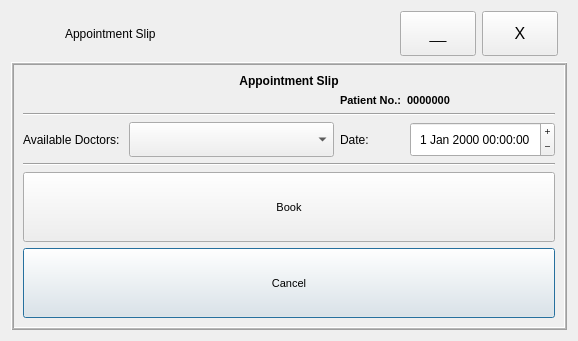
<?xml version="1.0" encoding="UTF-8"?>
<ui version="4.0">
 <class>ApptDialog</class>
 <widget class="QDialog" name="ApptDialog">
  <property name="windowModality">
   <enum>Qt::NonModal</enum>
  </property>
  <property name="geometry">
   <rect>
    <x>0</x>
    <y>0</y>
    <width>578</width>
    <height>341</height>
   </rect>
  </property>
  <property name="sizePolicy">
   <sizepolicy hsizetype="Preferred" vsizetype="Preferred">
    <horstretch>0</horstretch>
    <verstretch>0</verstretch>
   </sizepolicy>
  </property>
  <property name="minimumSize">
   <size>
    <width>470</width>
    <height>340</height>
   </size>
  </property>
  <property name="maximumSize">
   <size>
    <width>800</width>
    <height>400</height>
   </size>
  </property>
  <property name="mouseTracking">
   <bool>true</bool>
  </property>
  <property name="tabletTracking">
   <bool>true</bool>
  </property>
  <property name="windowTitle">
   <string>Appointment Slip</string>
  </property>
  <property name="windowOpacity">
   <double>1.000000000000000</double>
  </property>
  <property name="autoFillBackground">
   <bool>true</bool>
  </property>
  <property name="modal">
   <bool>true</bool>
  </property>
  <layout class="QGridLayout" name="gridLayout">
   <item row="0" column="1">
    <widget class="QFrame" name="frame">
     <property name="sizePolicy">
      <sizepolicy hsizetype="Preferred" vsizetype="Fixed">
       <horstretch>0</horstretch>
       <verstretch>0</verstretch>
      </sizepolicy>
     </property>
     <property name="maximumSize">
      <size>
       <width>16777215</width>
       <height>16777215</height>
      </size>
     </property>
     <property name="frameShape">
      <enum>QFrame::NoFrame</enum>
     </property>
     <property name="frameShadow">
      <enum>QFrame::Plain</enum>
     </property>
     <layout class="QHBoxLayout" name="horizontalLayout_3">
      <property name="sizeConstraint">
       <enum>QLayout::SetMinAndMaxSize</enum>
      </property>
      <property name="leftMargin">
       <number>3</number>
      </property>
      <property name="topMargin">
       <number>0</number>
      </property>
      <property name="rightMargin">
       <number>8</number>
      </property>
      <property name="bottomMargin">
       <number>0</number>
      </property>
      <item>
       <widget class="QLabel" name="logo">
        <property name="minimumSize">
         <size>
          <width>0</width>
          <height>45</height>
         </size>
        </property>
        <property name="maximumSize">
         <size>
          <width>45</width>
          <height>45</height>
         </size>
        </property>
        <property name="text">
         <string/>
        </property>
        <property name="pixmap">
         <pixmap>Sefa logo2.png</pixmap>
        </property>
        <property name="scaledContents">
         <bool>true</bool>
        </property>
       </widget>
      </item>
      <item>
       <layout class="QGridLayout" name="gridLayout_13">
        <item row="0" column="0">
         <widget class="QLabel" name="label_29">
          <property name="text">
           <string>Appointment Slip</string>
          </property>
          <property name="wordWrap">
           <bool>true</bool>
          </property>
          <property name="margin">
           <number>7</number>
          </property>
         </widget>
        </item>
        <item row="0" column="2">
         <layout class="QHBoxLayout" name="horizontalLayout_6">
          <property name="rightMargin">
           <number>1</number>
          </property>
          <item>
           <widget class="QPushButton" name="minButton">
            <property name="sizePolicy">
             <sizepolicy hsizetype="Ignored" vsizetype="Ignored">
              <horstretch>0</horstretch>
              <verstretch>0</verstretch>
             </sizepolicy>
            </property>
            <property name="font">
             <font>
              <family>Tahoma</family>
              <pointsize>11</pointsize>
             </font>
            </property>
            <property name="cursor">
             <cursorShape>PointingHandCursor</cursorShape>
            </property>
            <property name="mouseTracking">
             <bool>true</bool>
            </property>
            <property name="tabletTracking">
             <bool>true</bool>
            </property>
            <property name="autoFillBackground">
             <bool>true</bool>
            </property>
            <property name="styleSheet">
             <string notr="true"/>
            </property>
            <property name="text">
             <string>__</string>
            </property>
            <property name="autoDefault">
             <bool>false</bool>
            </property>
            <property name="flat">
             <bool>false</bool>
            </property>
           </widget>
          </item>
          <item>
           <widget class="QPushButton" name="closeButton">
            <property name="sizePolicy">
             <sizepolicy hsizetype="Ignored" vsizetype="Ignored">
              <horstretch>0</horstretch>
              <verstretch>0</verstretch>
             </sizepolicy>
            </property>
            <property name="maximumSize">
             <size>
              <width>16777215</width>
              <height>16777215</height>
             </size>
            </property>
            <property name="font">
             <font>
              <family>MS Shell Dlg 2</family>
              <pointsize>12</pointsize>
             </font>
            </property>
            <property name="cursor">
             <cursorShape>PointingHandCursor</cursorShape>
            </property>
            <property name="mouseTracking">
             <bool>true</bool>
            </property>
            <property name="tabletTracking">
             <bool>true</bool>
            </property>
            <property name="layoutDirection">
             <enum>Qt::LeftToRight</enum>
            </property>
            <property name="autoFillBackground">
             <bool>true</bool>
            </property>
            <property name="text">
             <string>X</string>
            </property>
            <property name="autoDefault">
             <bool>false</bool>
            </property>
            <property name="flat">
             <bool>false</bool>
            </property>
           </widget>
          </item>
         </layout>
        </item>
        <item row="0" column="1">
         <spacer name="horizontalSpacer">
          <property name="orientation">
           <enum>Qt::Horizontal</enum>
          </property>
          <property name="sizeType">
           <enum>QSizePolicy::Maximum</enum>
          </property>
          <property name="sizeHint" stdset="0">
           <size>
            <width>170</width>
            <height>20</height>
           </size>
          </property>
         </spacer>
        </item>
       </layout>
      </item>
     </layout>
    </widget>
   </item>
   <item row="1" column="1">
    <widget class="QFrame" name="bgLayer">
     <property name="sizePolicy">
      <sizepolicy hsizetype="Preferred" vsizetype="Expanding">
       <horstretch>0</horstretch>
       <verstretch>0</verstretch>
      </sizepolicy>
     </property>
     <property name="autoFillBackground">
      <bool>true</bool>
     </property>
     <property name="frameShape">
      <enum>QFrame::Box</enum>
     </property>
     <property name="frameShadow">
      <enum>QFrame::Raised</enum>
     </property>
     <property name="midLineWidth">
      <number>1</number>
     </property>
     <layout class="QGridLayout" name="gridLayout_2">
      <item row="6" column="0" colspan="7">
       <widget class="QPushButton" name="cancelBtn">
        <property name="sizePolicy">
         <sizepolicy hsizetype="Expanding" vsizetype="Expanding">
          <horstretch>0</horstretch>
          <verstretch>0</verstretch>
         </sizepolicy>
        </property>
        <property name="font">
         <font>
          <family>Tahoma</family>
          <pointsize>8</pointsize>
         </font>
        </property>
        <property name="text">
         <string>Cancel</string>
        </property>
       </widget>
      </item>
      <item row="3" column="0">
       <widget class="QLabel" name="label">
        <property name="text">
         <string>Available Doctors: </string>
        </property>
        <property name="margin">
         <number>5</number>
        </property>
       </widget>
      </item>
      <item row="3" column="5" colspan="2">
       <widget class="QDateTimeEdit" name="scheduledTime">
        <property name="sizePolicy">
         <sizepolicy hsizetype="Expanding" vsizetype="Fixed">
          <horstretch>0</horstretch>
          <verstretch>0</verstretch>
         </sizepolicy>
        </property>
        <property name="minimumSize">
         <size>
          <width>0</width>
          <height>35</height>
         </size>
        </property>
        <property name="wrapping">
         <bool>true</bool>
        </property>
        <property name="alignment">
         <set>Qt::AlignCenter</set>
        </property>
        <property name="buttonSymbols">
         <enum>QAbstractSpinBox::PlusMinus</enum>
        </property>
       </widget>
      </item>
      <item row="4" column="0" colspan="7">
       <widget class="Line" name="line">
        <property name="sizePolicy">
         <sizepolicy hsizetype="Expanding" vsizetype="Fixed">
          <horstretch>0</horstretch>
          <verstretch>0</verstretch>
         </sizepolicy>
        </property>
        <property name="orientation">
         <enum>Qt::Horizontal</enum>
        </property>
       </widget>
      </item>
      <item row="5" column="0" colspan="7">
       <widget class="QPushButton" name="bookBtn">
        <property name="sizePolicy">
         <sizepolicy hsizetype="Expanding" vsizetype="Expanding">
          <horstretch>0</horstretch>
          <verstretch>0</verstretch>
         </sizepolicy>
        </property>
        <property name="font">
         <font>
          <family>Tahoma</family>
          <pointsize>8</pointsize>
         </font>
        </property>
        <property name="text">
         <string>Book</string>
        </property>
       </widget>
      </item>
      <item row="2" column="0" colspan="7">
       <widget class="Line" name="line_2">
        <property name="sizePolicy">
         <sizepolicy hsizetype="Expanding" vsizetype="Fixed">
          <horstretch>0</horstretch>
          <verstretch>0</verstretch>
         </sizepolicy>
        </property>
        <property name="orientation">
         <enum>Qt::Horizontal</enum>
        </property>
       </widget>
      </item>
      <item row="0" column="0" colspan="7">
       <widget class="QLabel" name="label_3">
        <property name="font">
         <font>
          <family>Tahoma</family>
          <pointsize>9</pointsize>
          <weight>75</weight>
          <bold>true</bold>
         </font>
        </property>
        <property name="text">
         <string>Appointment Slip</string>
        </property>
        <property name="alignment">
         <set>Qt::AlignCenter</set>
        </property>
        <property name="wordWrap">
         <bool>true</bool>
        </property>
        <property name="margin">
         <number>5</number>
        </property>
       </widget>
      </item>
      <item row="3" column="4">
       <widget class="QLabel" name="label_2">
        <property name="text">
         <string>Date:</string>
        </property>
        <property name="margin">
         <number>5</number>
        </property>
       </widget>
      </item>
      <item row="3" column="1" colspan="3">
       <widget class="QComboBox" name="docLists">
        <property name="sizePolicy">
         <sizepolicy hsizetype="Expanding" vsizetype="Fixed">
          <horstretch>0</horstretch>
          <verstretch>0</verstretch>
         </sizepolicy>
        </property>
        <property name="minimumSize">
         <size>
          <width>150</width>
          <height>35</height>
         </size>
        </property>
       </widget>
      </item>
      <item row="1" column="4" colspan="3">
       <widget class="QLabel" name="label_4">
        <property name="font">
         <font>
          <family>Tahoma</family>
          <pointsize>8</pointsize>
          <weight>75</weight>
          <bold>true</bold>
         </font>
        </property>
        <property name="text">
         <string>Patient No.:  0000000</string>
        </property>
        <property name="wordWrap">
         <bool>true</bool>
        </property>
        <property name="margin">
         <number>5</number>
        </property>
       </widget>
      </item>
     </layout>
    </widget>
   </item>
  </layout>
 </widget>
 <resources/>
 <connections/>
</ui>
